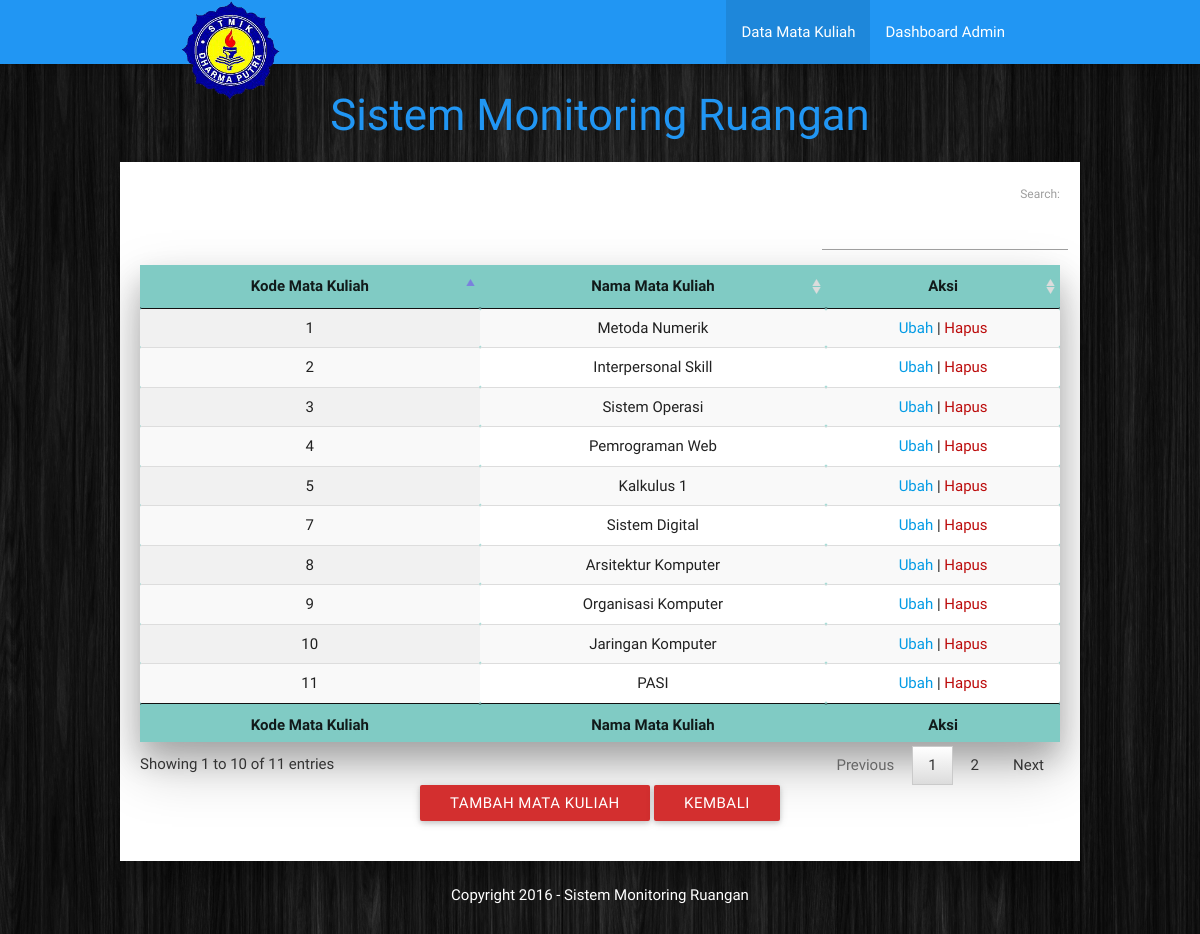
The page /matkul.php (signed in) on the database its author committed.
### tables this page shows
CREATE TABLE `matkul` (
  `id_matkul` int(10) NOT NULL AUTO_INCREMENT,
  `nm_matkul` varchar(50) NOT NULL,
  PRIMARY KEY (`id_matkul`)
);

### matkul.php (the view, shortened to what this page needs)
<!DOCTYPE html>
<head>
<link rel="stylesheet" href="css/style.css" type="text/css" />
<link rel="stylesheet" href="datatables/jquery.dataTables.min.css" type="text/css" />
<link rel="stylesheet" href="materialize/css/materialize.min.css" type="text/css" />
<link href="materialicon/icon.css" rel="stylesheet">
</head>
<body>
	<div class="navbar-fixed">
			<nav class="blue">
					<div class="nav-wrapper container">
							<a href="http://www.dharmaputra.ac.id/" class="brand-logo" target="_blank"><img src="images/stmikdharmaputra.png" alt="logo stmik" title="stmik dharma putra" width="100px" height="100px"/></a>
									<ul class="right hide-on-med-and-down">
											<li class="active"><a href="matkul.php">Data Mata Kuliah</a></li>
											<li><a href="dashboard.php">Dashboard Admin</a></li>
									</ul>
						</div>
			 </nav>
		</div>
			 <div style="margin:auto; padding:5px 0 5px; text-align:center">
				 <h3>Sistem Monitoring Ruangan</h3>
			 </div>
<div style="margin:auto">
	<div class="content z-depth-4">
	<table  class="highlight responsive-table bordered z-depth-4 display" id="matkul">
		<thead>
			<tr>
				<th>Kode Mata Kuliah</th>
				<th>Nama Mata Kuliah</th>
				<th>Aksi</th>
			</tr>
		</thead>
		<tfoot>
			<tr>
				<th>Kode Mata Kuliah</th>
				<th>Nama Mata Kuliah</th>
				<th>Aksi</th>
			</tr>
		</tfoot>
		<tbody>
			<?php
			$query = mysql_query("select * from matkul");
			while ($data = mysql_fetch_array($query)) { ?>
			<tr>
				<td><?php echo $data['id_matkul'];?></td>
				<td><?php echo $data['nm_matkul'];?></td>
				<td><a href="matkuledit.php?id_matkul=<?php echo $data['id_matkul'];?>">Ubah</a> | <a href="matkuldelete.php?id_matkul=<?php echo $data['id_matkul'];?>" class="delete" onclick="javascript: return confirm('Anda yakin hapus ?')">Hapus</a>
			</tr>
			<?php }
			?>
		</tbody>
	</table>
<div class="row center">
						<button class="btn waves-effect red darken-2" type="button" Value="Kembali" Onclick="window.location.href='matkultambah.php'">Tambah Mata Kuliah</button>
						<button class="btn waves-effect red darken-2" type="button" Value="Kembali" Onclick="window.location.href='dashboard.php'">Kembali</button>
</div>
	</div>
</div><br>
	<div class="row center" style="color:#26a69a">
<span style="color:#ffffff">Copyright 2016 - Sistem Monitoring Ruangan</span>
    </div>
<div style="padding-bottom:50px;"></div>
</body>
</html>

### css/style.css (style rules this page uses)
body { margin:0 auto 0; background: #dfdfdf url(../images/background.jpg) no-repeat center center fixed; -webkit-background-size: cover; -moz-background-size: cover; -o-background-size: cover; background-size: cover; }
h3 { color: #2196f3; }
a.delete { color:#BC0B0B; text-decoration:none; }
.content { margin:auto; padding:20px; width:80%; background-color: #ffffff; }
table { background-color: #80cbc4; }
.right { float: right; }

### matkul.php (style rules this page uses)
th,td { text-align:center; }

### rows shown on the page
matkul: id_matkul "1", nm_matkul "Metoda Numerik"
matkul: id_matkul "2", nm_matkul "Interpersonal Skill"
matkul: id_matkul "3", nm_matkul "Sistem Operasi"
matkul: id_matkul "4", nm_matkul "Pemrograman Web"
matkul: id_matkul "5", nm_matkul "Kalkulus 1"
matkul: id_matkul "7", nm_matkul "Sistem Digital"
matkul: id_matkul "8", nm_matkul "Arsitektur Komputer"
matkul: id_matkul "9", nm_matkul "Organisasi Komputer"
matkul: id_matkul "10", nm_matkul "Jaringan Komputer"
matkul: id_matkul "11", nm_matkul "PASI"
